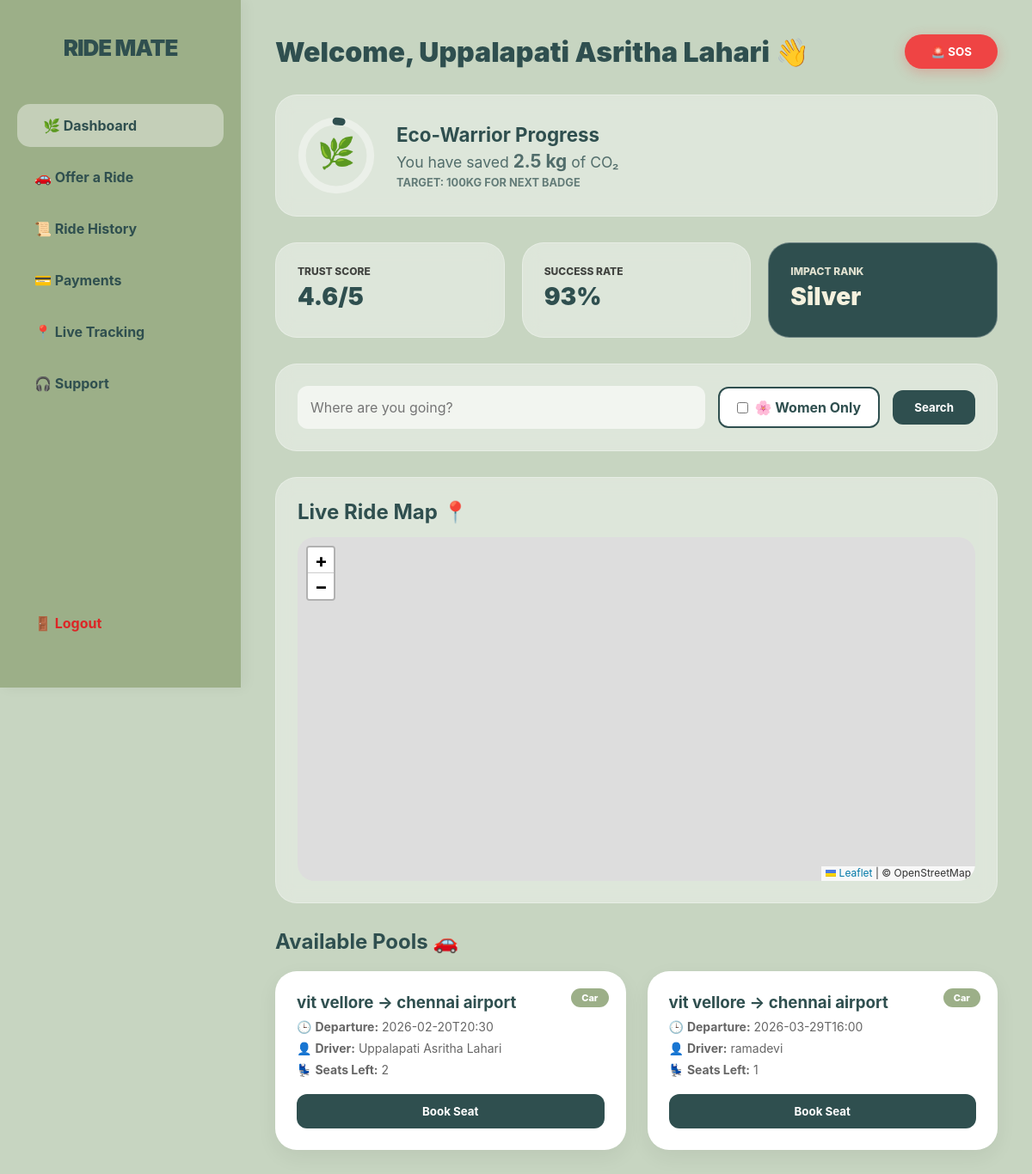
The page /dashboard (signed in) on the database its author committed.
### app.py (models this page shows)
class User(db.Model):
    id = db.Column(db.Integer, primary_key=True)
    name = db.Column(db.String(100), nullable=False)
    email = db.Column(db.String(120), unique=True, nullable=False)
    password = db.Column(db.String(200), nullable=False)
    gender = db.Column(db.String(20))
    emergency_contact = db.Column(db.String(20))

class Ride(db.Model):
    id = db.Column(db.Integer, primary_key=True)
    driver_id = db.Column(db.Integer, db.ForeignKey('user.id'), nullable=False)
    vehicle_type = db.Column(db.String(50), nullable=False)
    route_from = db.Column(db.String(100), nullable=False)
    route_to = db.Column(db.String(100), nullable=False)
    departure_time = db.Column(db.String(50), nullable=False)
    seats_available = db.Column(db.Integer, nullable=False)
    women_only = db.Column(db.Boolean, default=False)
    helmet_status = db.Column(db.String(50), default="N/A")

### app.py (the view)
@app.route('/dashboard')
def dashboard():
    if 'user_id' not in session: return redirect('/login')
    total_bookings = Booking.query.count()
    carbon_saved = total_bookings * 2.5
    ride_success = 92 + (total_bookings % 8)
    trust_score = round(4.5 + (min(total_bookings, 5) * 0.1), 1)
    eco_impact = "Platinum" if carbon_saved > 500 else "Gold" if carbon_saved > 100 else "Silver"
    is_women_only = request.args.get('women_only') == 'true'
    search_query = request.args.get('search', '')
    query = db.session.query(Ride, User).join(User, Ride.driver_id == User.id)
    if is_women_only: query = query.filter(Ride.women_only == True)
    if search_query: query = query.filter(Ride.route_to.contains(search_query))
    rides = query.all()
    return render_template('dashboard.html', user_name=session['user_name'],
                           carbon_saved=carbon_saved, ride_success=ride_success,
                           trust_score=trust_score, eco_impact=eco_impact,
                           rides=rides, is_women_only=is_women_only)

### templates/dashboard.html (shortened to what this page needs)
<!DOCTYPE html>
<html>
<head>
    <link rel="stylesheet" href="{{ url_for('static', filename='style.css') }}">
    <link rel="stylesheet" href="https://unpkg.com/leaflet/dist/leaflet.css" />
<link rel="stylesheet" href="https://unpkg.com/leaflet-routing-machine/dist/leaflet-routing-machine.css" />
</head>
<body>
    <div class="sidebar-wrapper">
        <h2>RIDE MATE</h2>
        <a href="/dashboard" class="active">🌿 Dashboard</a>
        <a href="/offer_ride">🚗 Offer a Ride</a>
        <a href="/ride_history">📜 Ride History</a>
        <a href="/manage_payments">💳 Payments</a>
        <a href="/live_tracking/1">📍 Live Tracking</a>
        <a href="/support">🎧 Support</a>
        <a href="/logout" style="margin-top: auto; color: #dc2626 !important;">🚪 Logout</a>
    </div>
    <div class="main-content">
        <div style="display: flex; justify-content: space-between; align-items: center; margin-bottom: 30px;">
            <h1 style="color: var(--primary-main); font-weight: 900; margin:0;">Welcome, {{ user_name }} 👋</h1>
            <button onclick="activateSOS()" style="background: #ef4444; color: white; border: none; padding: 12px 30px; border-radius: 50px; font-weight: bold; cursor: pointer; box-shadow: 0 4px 15px rgba(239, 68, 68, 0.3);">🚨 SOS</button>
        </div>
        <div class="glass-card" style="display: flex; align-items: center; gap: 25px; margin-bottom: 30px;">
            <div style="width: 90px; height: 90px; position: relative;">
                <svg viewBox="0 0 36 36" style="display: block; max-width: 100%;">
                    <text x="18" y="21.5" text-anchor="middle" style="font-size: 14px;">🌿</text>
                </svg>
            </div>
            <div>
                <h3 style="margin: 0; color: var(--deep-sage); font-size: 1.4rem;">Eco-Warrior Progress</h3>
                <p style="margin: 5px 0; color: var(--deep-sage); opacity: 0.8; font-size: 1.1rem;">
                    You have saved <strong style="font-size: 1.3rem; color: var(--primary-main);"><span id="carbonValueDisplay">0</span> kg</strong> of CO₂
                </p>
                <div style="font-size: 0.8rem; text-transform: uppercase; font-weight: bold; margin-top: 5px; color: var(--primary-main); opacity: 0.7;">
                    Target: 100kg for Next Badge
                </div>
            </div>
        </div>
        <div style="display: grid; grid-template-columns: repeat(3, 1fr); gap: 20px; margin-bottom: 30px;">
            <div class="glass-card" style="margin-bottom: 0;">
                <div class="stat-label">Trust Score</div>
                <div class="stat-value" style="color: var(--primary-main);">{{ trust_score }}/5</div>
            </div>
            <div class="glass-card" style="margin-bottom: 0;">
                <div class="stat-label">Success Rate</div>
                <div class="stat-value" style="color: var(--primary-main);">{{ ride_success }}%</div>
            </div>
            <div class="glass-card" style="margin-bottom: 0; background: var(--primary-main) !important; color: var(--accent-cream);">
                <div class="stat-label" style="opacity: 0.9;">Impact Rank</div>
                <div class="stat-value">{{ eco_impact }}</div>
            </div>
        </div>
        <div class="glass-card">
            <form method="GET" action="/dashboard" style="display: flex; gap: 15px; align-items: center;">
                <input type="text" name="search" placeholder="Where are you going?" style="flex:1; border:none; border-radius: 12px; padding: 15px; background: rgba(255,255,255,0.6); font-size: 1rem; outline: none;">
                <label style="display: flex; align-items: center; gap: 8px; background: white; padding: 12px 20px; border-radius: 12px; border: 2px solid var(--primary-main); cursor: pointer; transition: 0.3s;">
                    <input type="checkbox" name="women_only" value="true" onchange="this.form.submit()" {% if is_women_only %}checked{% endif %} style="accent-color: var(--primary-main);">
                    <span style="font-weight: bold; color: {{ '#b56576' if is_women_only else '#2f4f4f' }};">🌸 Women Only</span>
                </label>
                <button type="submit" class="btn-action">Search</button>
            </form>
        </div>
        <div class="glass-card">
    <h2 style="color: var(--primary-main); margin-bottom: 15px;">Live Ride Map 📍</h2>
    <div id="map" style="height: 400px; border-radius: 20px;"></div>
</div>
        <h2 style="color: var(--primary-main); margin-bottom: 20px;">Available Pools 🚗</h2>
        <div style="display: grid; grid-template-columns: repeat(auto-fill, minmax(320px, 1fr)); gap: 25px;">
            {% for ride, driver in rides %}
            <div class="glass-card" style="background: white !important; margin: 0; border: none; box-shadow: 0 8px 24px rgba(0,0,0,0.06) !important; position: relative;">
                <span style="position: absolute; top: 20px; right: 20px; background: var(--secondary-main); color: white; padding: 4px 12px; border-radius: 12px; font-size: 11px; font-weight: 800;">{{ ride.vehicle_type }}</span>
                <h3 style="margin-top:0; color: var(--deep-sage); padding-right: 50px;">{{ ride.route_from }} → {{ ride.route_to }}</h3>
                <p style="font-size: 14px; color: #666; margin: 8px 0;">🕒 <b>Departure:</b> {{ ride.departure_time }}</p>
                <p style="font-size: 14px; color: #666; margin: 8px 0;">👤 <b>Driver:</b> {{ driver.name }}</p>
                <p style="font-size: 14px; color: #666; margin: 8px 0;">💺 <b>Seats Left:</b> {{ ride.seats_available }}</p>
                <form action="/book/{{ ride.id }}" method="POST" style="margin-top: 20px;">
                    <button type="submit" class="btn-action" style="width: 100%;">Book Seat</button>
                </form>
            </div>
            {% else %}
            <div class="glass-card" style="grid-column: 1 / -1; text-align: center; padding: 40px; border: 2px dashed var(--secondary-main);">
                <h3 style="color: var(--primary-main);">No rides available matching your criteria 😢</h3>
                <p style="color: #666;">Try adjusting your search or check back later.</p>
            </div>
            {% endfor %}
        </div>
    </div>
</body>
</html>

### static/style.css (style rules this page uses)
:root { --women-pink-bg: #fdf2f4; --women-pink-accent: #e5989b; --women-pink-dark: #b56576; --women-pink-glass: rgba(253, 242, 244, 0.7); }
* { margin: 0; padding: 0; box-sizing: border-box; font-family: "Inter", "Segoe UI", sans-serif; }
body { background: var(--bg); }

### rows shown on the page
User: name "Uppalapati Asritha Lahari"
Ride: vehicle_type "Car", route_from "vit vellore", route_to "chennai airport", departure_time "2026-02-20T20:30", name "Uppalapati Asritha Lahari", seats_available "2"
Ride: vehicle_type "Car", route_from "vit vellore", route_to "chennai airport", departure_time "2026-03-29T16:00", name "ramadevi", seats_available "1"

### other values the page prints
{{ trust_score }} "4.6"
{{ ride_success }} "93"
{{ eco_impact }} "Silver"
